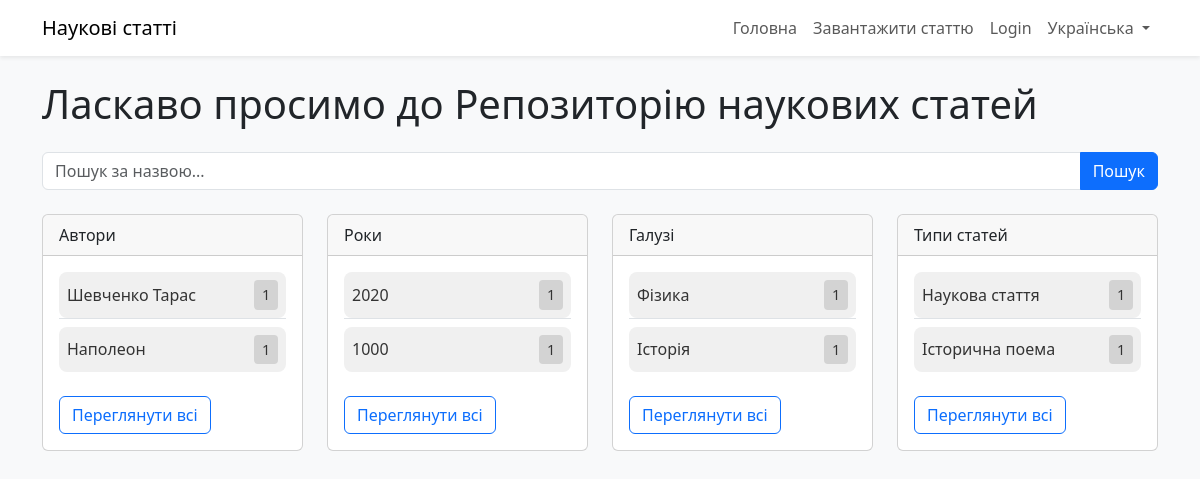
The app's page /uk/ with its own data.
### papers/models.py (models this page shows, shortened)
class Tag(models.Model):
    name = models.CharField(max_length=100)
    category = models.CharField(max_length=50)
    STATUS_CHOICES = (
        ('pending', 'Pending'),
        ('approved', 'Approved'),
        ('rejected', 'Rejected'),
    )
    status = models.CharField(max_length=20, choices=STATUS_CHOICES, default='approved')  # Existing tags are approved

### papers/views.py (the view)
# urls.py: path('', views.home, name='home'),
def home(request):
    query = request.GET.get('q', '')
    top_tags = {
        'author': Tag.objects.filter(category='author', status='approved').annotate(num_papers=Count('papers', filter=Q(papers__status='approved')))[:5],
        'year': Tag.objects.filter(category='year', status='approved').annotate(num_papers=Count('papers', filter=Q(papers__status='approved')))[:5],
        'field': Tag.objects.filter(category='field', status='approved').annotate(num_papers=Count('papers', filter=Q(papers__status='approved')))[:5],
        'paper_type': Tag.objects.filter(category='paper_type', status='approved').annotate(num_papers=Count('papers', filter=Q(papers__status='approved')))[:5],
    }
    return render(request, 'papers/home.html', {'top_tags': top_tags, 'query': query})

### papers/templates/papers/home.html (shortened to what this page needs)
<!DOCTYPE html>
{% load i18n static %}
{% get_current_language as LANGUAGE_CODE %}
{% get_language_info for LANGUAGE_CODE as lang_info %}
<html lang="{{ LANGUAGE_CODE }}">
<head>
    <link href="https://cdn.jsdelivr.net/npm/bootstrap@5.3.0/dist/css/bootstrap.min.css" rel="stylesheet">
    <link rel="stylesheet" href="{% static 'papers/css/styles.css' %}">
</head>
<body class="bg-light">
    <nav class="navbar navbar-expand-lg navbar-light bg-white shadow-sm">
        <div class="container">
            <a class="navbar-brand" href="{% url 'home' %}">{% trans "Наукові статті" %}</a>
            <div class="collapse navbar-collapse" id="navbarNav">
                <ul class="navbar-nav ms-auto">
                    <li class="nav-item">
                        <a class="nav-link" href="{% url 'home' %}">{% trans "Головна" %}</a>
                    </li>
                    <li class="nav-item">
                        <a class="nav-link" href="{% url 'upload_paper' %}">{% trans "Завантажити статтю" %}</a>
                    </li>
                    {% if user.is_authenticated %}
                    <li class="nav-item">
                        <a class="nav-link" href="{% url 'logout' %}">{% trans "Logout" %}</a>
                    </li>
                    {% else %}
                    <li class="nav-item">
                        <a class="nav-link" href="{% url 'login' %}">{% trans "Login" %}</a>
                    </li>
                    {% endif %}
                    <li class="nav-item dropdown">
                        <a class="nav-link dropdown-toggle" href="#" id="languageDropdown" role="button" data-bs-toggle="dropdown">
                            {{ lang_info.name_local }}
                        </a>
                    </li>
                </ul>
            </div>
        </div>
    </nav>
    <div class="container mt-4">
        <h1 class="mb-4">{% trans "Ласкаво просимо до Репозиторію наукових статей" %}</h1>
        <form method="get" action="{% url 'search_results' %}" class="mb-4">
            <div class="input-group">
                <input type="text" name="q" class="form-control" placeholder="{% trans 'Пошук за назвою...' %}" value="{{ query }}">
                <button class="btn btn-primary" type="submit">{% trans "Пошук" %}</button>
            </div>
        </form>
        <div class="row">
            {% for category, tags in top_tags.items %}
            <div class="col-md-3 mb-4">
                <div class="card">
                    <div class="card-header">
                        {% if category == 'author' %}{% trans "Автори" %}
                        {% elif category == 'year' %}{% trans "Роки" %}
                        {% elif category == 'field' %}{% trans "Галузі" %}
                        {% elif category == 'paper_type' %}{% trans "Типи статей" %}
                        {% endif %}
                    </div>
                    <div class="card-body">
                        <ul class="list-group list-group-flush">
                            {% for tag in tags %}
                            <li class="list-group-item p-0 mb-2">
                                <a href="{% url 'search_results' %}?tags={{ tag.id }}" class="tag-box d-flex justify-content-between align-items-center p-2">
                                    <span>{{ tag.name }}</span>
                                    <span class="counter-box" data-counter="{{ tag.num_papers|default:'0' }}">{{ tag.num_papers|default:'0' }}</span>
                                </a>
                            </li>
                            {% empty %}
                            <li class="list-group-item">{% trans "Теги відсутні" %}</li>
                            {% endfor %}
                        </ul>
                        <a href="{% url 'tag_list' category %}" class="btn btn-outline-primary mt-3">{% trans "Переглянути всі" %}</a>
                    </div>
                </div>
            </div>
            {% endfor %}
        </div>
    </div>
</body>
</html>

### papers/static/papers/css/styles.css (style rules this page uses)
.tag-box { background-color: #f0f0f0; border-radius: 8px; text-decoration: none; color: #333; transition: background-color 0.2s; }
.counter-box { background-color: #d3d3d3; color: #333; padding: 4px 6px; border-radius: 4px; font-size: 0.9em; font-weight: 500; display: inline-block; text-align: center; min-width: 24px; }
.counter-box[data-length="1"], .counter-box[data-length="2"] { width: 24px; }

### records on screen
Tag: name "Шевченко Тарас", num_papers "1"
Tag: name "Наполеон", num_papers "1"
Tag: name "2020", num_papers "1"
Tag: name "1000", num_papers "1"
Tag: name "Фізика", num_papers "1"
Tag: name "Історія", num_papers "1"
Tag: name "Наукова стаття", num_papers "1"
Tag: name "Історична поема", num_papers "1"

### other values on screen
{{ lang_info.name_local }} "Українська"
